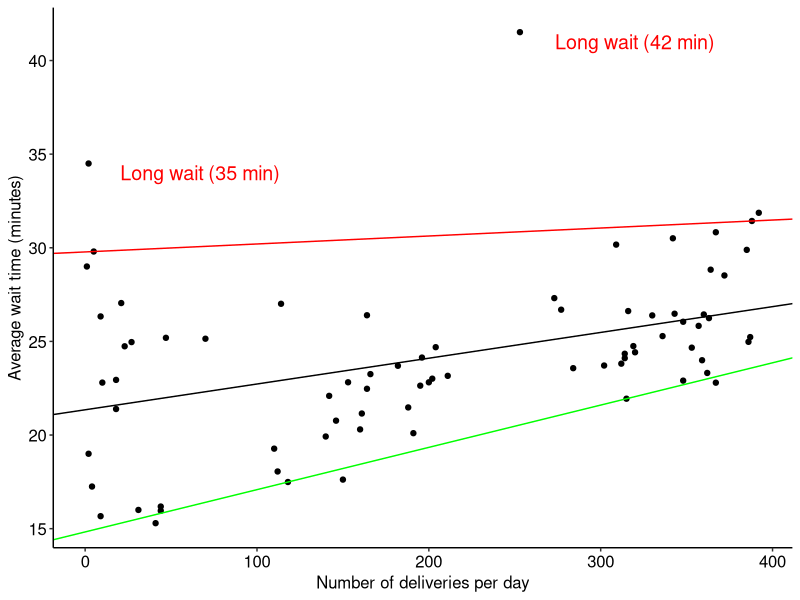

This chart was generated by the following R code:
## ---- chunk 1
# Read in some simulated turn time data (Deliveries=number of wood deliveries in a day; TurnTime=average wait time [minutes] for wood deliveries)

turn<-plot.ci<-data.frame(Deliveries=c(160,166,348,387,367,360,336,150,319,385,362,388,357,146,309,392,367,253,359,204,342,372,316,364,343,140,330,353,386,363,348,142,273,314,302,312,315,118,284,320,314,277,161,112,202,164,196,200,211,110,164,182,191,188,195,153,70,114,47,23,27,21,5,2,1,2,9,10,18,18,9,44,44,31,41,4),
                          TurnTime=c(20.3,23.25301205,22.90517241,25.22997416,22.79564033,26.43888889,25.2827381,17.62,24.7492163,29.88831169,23.31491713,31.43041237,25.82913165,20.76712329,30.16828479,31.86734694,30.82833787,41.51383399,23.99442897,24.69117647,30.50584795,28.52150538,26.62025316,28.82967033,26.47813411,19.92142857,26.38787879,24.66572238,24.97668394,26.24242424,26.04885057,22.0915493,27.31135531,24.34076433,23.71192053,23.81089744,21.93968254,17.49152542,23.57042254,24.41875,24.10509554,26.69314079,21.14906832,18.05357143,23.00990099,22.4695122,24.1377551,22.815,23.16113744,19.27272727,26.39634146,23.6978022,20.09947644,21.47340426,22.63589744,22.81699346,25.14285714,27.00877193,25.19148936,24.73913043,24.96296296,27.04761905,29.8,19,29,34.5,26.33333333,22.8,21.38888889,22.94444444,15.66666667,16.18181818,15.95454545,16,15.29268293,17.25))

# Predict turn times using simple linear regression
turn.lm<-lm(TurnTime~Deliveries,data=turn) 
summary(turn.lm)

# Predict turn times at the 95th and 5th quantiles using quantile regression and the quantreg package
library(quantreg)
turn.qr <- rq(TurnTime~Deliveries,data=turn, tau = 0.95)
summary(turn.qr)

turn.qr5 <- rq(TurnTime~Deliveries,data=turn, tau = 0.05)
summary(turn.qr5)

# Make figure showing turn times and regression trends
library(ggplot2)
p.turn<-ggplot(turn, aes(Deliveries, TurnTime)) + geom_point() + 
  geom_abline(intercept=coef(turn.qr)[1], slope=coef(turn.qr)[2],col="red")+
  geom_abline(intercept=coef(turn.lm)[1], slope=coef(turn.lm)[2],col="black")+
  geom_abline(intercept=coef(turn.qr5)[1], slope=coef(turn.qr5)[2],col="green")+
  xlab("Number of deliveries per day")+
  ylab("Average wait time (minutes)")+
  annotate("text", label = "Long wait (42 min)", x = 320, y = 41,size=5,col="red")+
  annotate("text", label = "Long wait (35 min)", x = 67, y = 34,size=5,col="red")+
  theme(panel.background = element_rect(fill = "NA"), 
        axis.line=element_line(color="black"),
        axis.title.x = element_text(size=12,color="black"),
        axis.title.y = element_text(size=12,color="black"),
        axis.text.x = element_text(size=12,color="black"),
        axis.text.y  = element_text(size=12,color="black"))
p.turn
